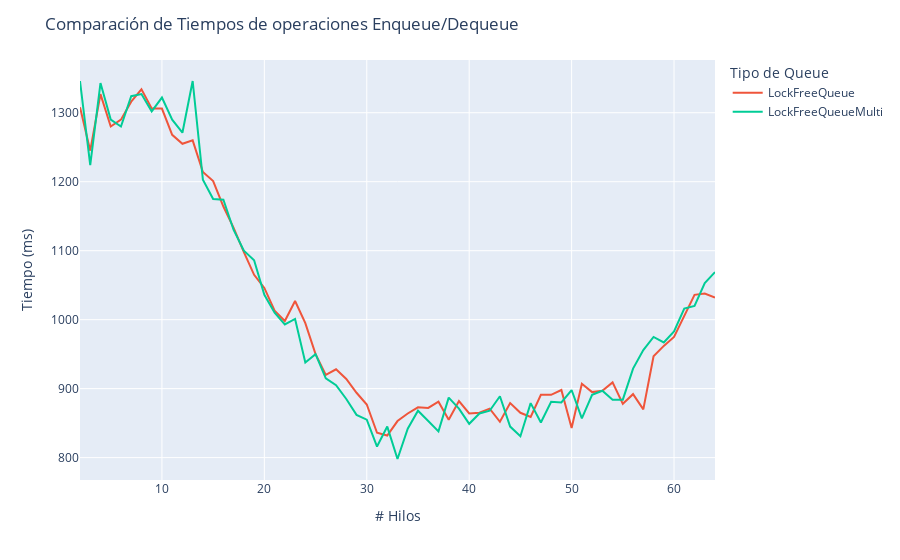

Source (notebook cell):
### Code cell


### Figure 1 — Plotly figure (JSON) as saved in the notebook; plotly's stock layout.template omitted (floating-point values rounded to 4 significant figures)
{"data": [{"hovertemplate": "<extra></extra>", "legendgroup": "", "line": {"color": "#636efa", "dash": "solid"}, "marker": {"symbol": "circle"}, "mode": "lines", "name": "", "orientation": "v", "showlegend": false, "type": "scatter", "xaxis": "x", "yaxis": "y"}, {"mode": "lines", "name": "LockFreeQueue", "type": "scatter", "x": [2, 3, 4, 5, 6, 7, 8, 9, 10, 11, 12, 13, 14, 15, 16, 17, 18, 19, 20, 21, 22, 23, 24, 25, 26, 27, 28, 29, 30, 31, 32, 33, 34, 35, 36, 37, 38, 39, 40, 41, 42, 43, 44, 45, 46, 47, 48, 49, 50, 51, 52, 53, 54, 55, 56, 57, 58, 59, 60, 61, 62, 63, 64], "y": [1308, 1245, 1327, 1280, 1290, 1316, 1334, 1306, 1306, 1268, 1255, 1260, 1214, 1201, 1164, 1133, 1098, 1065, 1046, 1013, 998, 1027, 995, 950, 920, 928, 914, 894, 877, 836, 832, 853, 864, 873, 872, 881, 855, 882, 864, 865, 871, 852, 879, 865, 859, 891, 891, 898, 843, 907, 895, 897, 909, 878, 892, 870, 947, 962, 975, 1006, 1036, 1038, 1032]}, {"mode": "lines", "name": "LockFreeQueueMulti", "type": "scatter", "x": [2, 3, 4, 5, 6, 7, 8, 9, 10, 11, 12, 13, 14, 15, 16, 17, 18, 19, 20, 21, 22, 23, 24, 25, 26, 27, 28, 29, 30, 31, 32, 33, 34, 35, 36, 37, 38, 39, 40, 41, 42, 43, 44, 45, 46, 47, 48, 49, 50, 51, 52, 53, 54, 55, 56, 57, 58, 59, 60, 61, 62, 63, 64], "y": [1346, 1224, 1343, 1290, 1280, 1324, 1327, 1302, 1322, 1290, 1271, 1346, 1203, 1175, 1174, 1130, 1100, 1086, 1036, 1010, 993, 1001, 938, 950, 915, 905, 885, 862, 855, 816, 845, 798, 842, 868, 853, 838, 887, 871, 849, 864, 868, 889, 845, 831, 879, 851, 881, 880, 898, 857, 891, 897, 884, 884, 929, 956, 975, 967, 983, 1016, 1020, 1053, 1069]}], "layout": {"legend": {"title": {"text": "Tipo de Queue"}, "tracegroupgap": 0}, "margin": {"t": 60}, "title": {"text": "Comparación de Tiempos de operaciones Enqueue/Dequeue"}, "xaxis": {"anchor": "y", "domain": [0, 1], "title": {"text": "# Hilos"}}, "yaxis": {"anchor": "x", "domain": [0, 1], "title": {"text": "Tiempo (ms)"}}}}
